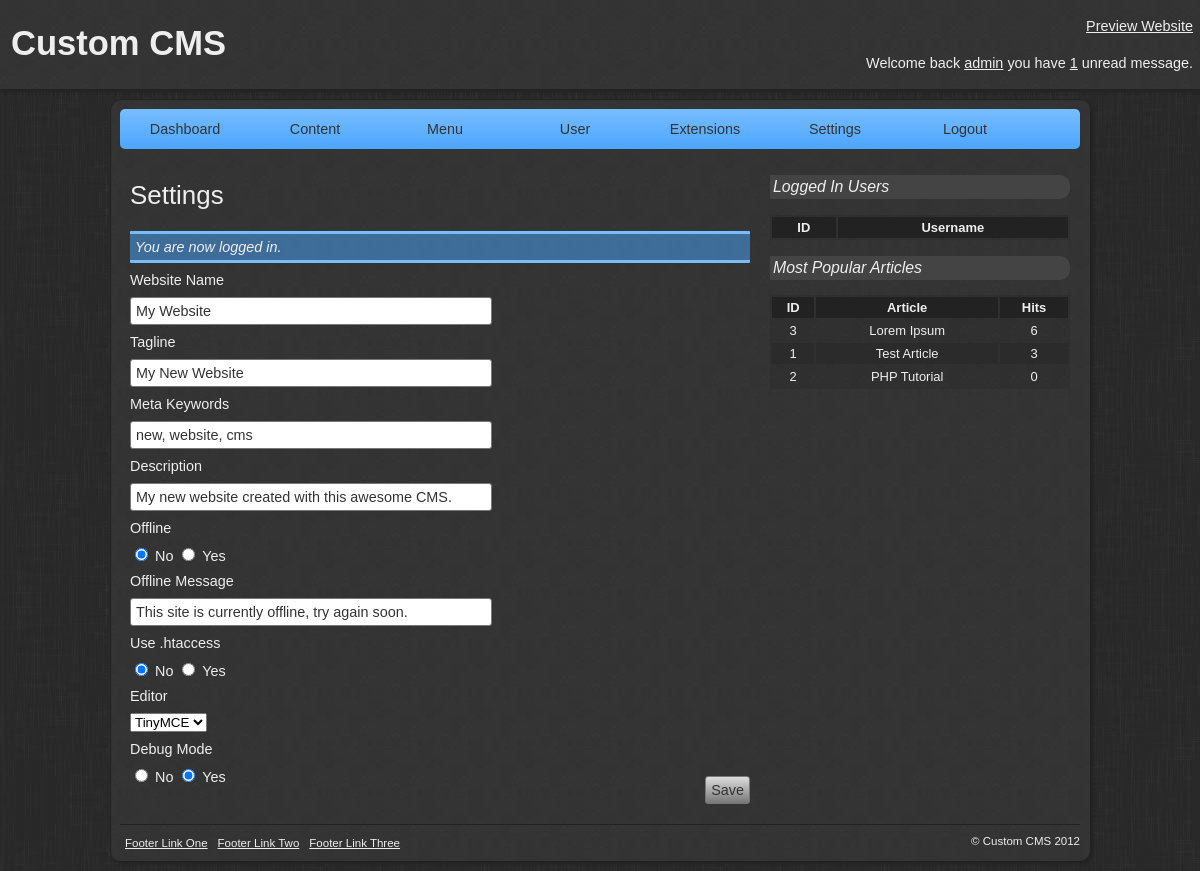
Page /admin/settings.php (signed in) on the committed database.
### tables this page shows
CREATE TABLE IF NOT EXISTS `tbl_settings` (
  `id` int(11) NOT NULL AUTO_INCREMENT,
  `website_name` varchar(100) NOT NULL,
  `tagline` varchar(100) NOT NULL,
  `keywords` varchar(255) NOT NULL,
  `description` varchar(255) NOT NULL,
  `offline` int(1) NOT NULL,
  `offline_message` varchar(255) NOT NULL,
  `editor` int(11) NOT NULL,
  `use_htaccess` int(1) NOT NULL,
  `debug_mode` int(1) NOT NULL,
  `date_modified` datetime NOT NULL,
  PRIMARY KEY (`id`)
);

CREATE TABLE IF NOT EXISTS `tbl_articles` (
  `id` int(11) NOT NULL AUTO_INCREMENT,
  `author` int(11) NOT NULL,
  `category` int(11) NOT NULL,
  `name` varchar(255) NOT NULL,
  `content` text NOT NULL,
  `keywords` varchar(100) NOT NULL,
  `description` varchar(100) NOT NULL,
  `hits` int(11) NOT NULL,
  `published` int(1) NOT NULL,
  `comments` int(1) NOT NULL,
  `date_modified` datetime NOT NULL,
  `date_created` datetime NOT NULL,
  PRIMARY KEY (`id`)
);

### library/core/mysql.php (called while the page is built, shortened)
<?php
class MySQL {
	private $connection;
	public function open_connection() {
		$this->connection = mysql_connect(DATABASE_SERVER, DATABASE_USERNAME, DATABASE_PASSWORD);
		if(!$this->connection) {
			die("MySQL connection failed: " . mysql_error());
		} else {
			$db_select = mysql_select_db(DATABASE_NAME, $this->connection);
		}
	}
	public function query($sql) {
		$result = mysql_query($sql, $this->connection);
		return $result;
	}
	public function fetch_array($result) {
		return mysql_fetch_array($result);
	}
}
$database = new MySQL();
?>

### library/core/core.php (called while the page is built, shortened)
<?php
class Core {
	protected static $table_name;
	public static function instantiate($record) {
		$object = new $class_name;
		foreach($record as $attribute => $value) {
			if($object->has_attribute($attribute)) {
				$object->$attribute = $value;
			}
		}
		return $object;
	}
	public static function find_all() {
		return static::find_by_sql("SELECT * FROM " . DATABASE_TBL_PREFIX . static::$table_name . " ORDER BY id ASC");
	}
	public static function find_by_id($id=0) {
		$result_array = static::find_by_sql("SELECT * FROM " . DATABASE_TBL_PREFIX . static::$table_name . " WHERE id={$id} LIMIT 1");
		return !empty($result_array) ? array_shift($result_array) : false;
	}
	public static function find_by_sql($sql="") {
		global $database;
		$result = $database->query($sql);
		$object_array = array();
		while($row = $database->fetch_array($result)) {
			$object_array[] = static::instantiate($row);
		}
		return $object_array;
	}
	private function has_attribute($attribute) {
		$object_vars = get_object_vars($this);
		return array_key_exists($attribute, $object_vars);
	}
}
?>

### library/core/setting.php (called while the page is built, shortened)
<?php
class Setting extends Core {
	public static function debug_mode() {
		if($setting = Setting::find_by_id(1)) {
			if($setting->debug_mode == 1) {
				ini_set('display_errors', true);
			} else {
				ini_set('display_errors', false);
			}
		} else {
			die('Could not retrieve settings.');
		}
	}
}
Setting::debug_mode();
?>

### library/load.php (called while the page is built, shortened)
<?php
if(DATABASE_TYPE == 'MySQL') {
	require_once(LIBRARY_PATH.'core'.DS.'mysql.php');
} elseif(DATABASE_TYPE == 'MySQLi') {
	require_once(LIBRARY_PATH.'core'.DS.'mysqli.php');
}
require_once(LIBRARY_PATH.DS.'core'.DS.'core.php');
require_once(LIBRARY_PATH.DS.'core'.DS.'setting.php');
require_once(LIBRARY_PATH.DS.'core'.DS.'article.php');
?>

### library/core/article.php (called while the page is built, shortened)
<?php
class Article extends Core {
	public static $table_name = 'articles';
	public static function most_popular($number = 3) {
		return static::find_by_sql("SELECT * FROM " . DATABASE_TBL_PREFIX . self::$table_name . " ORDER BY hits DESC LIMIT {$number}");
	}
}
?>

### admin/settings.php (the view, shortened to what this page needs)
<?php
require_once('../library/load.php');
$setting = Setting::find_by_id(1);
require(ADMIN_TEMPLATE.'header.php');
?>
<form action="settings.php" method="post">
	<label for="website_name" class="label">Website Name</label>
	<input type="text" name="website_name" id="website_name" class="textbox input" value="<?php echo $setting->website_name; ?>" />
	<label for="tagline" class="label">Tagline</label>
	<input type="text" name="tagline" id="tagline" class="textbox input" value="<?php echo $setting->tagline; ?>" />
	<label for="keywords" class="label">Meta Keywords</label>
	<input type="text" name="keywords" id="keywords" class="textbox input" value="<?php echo $setting->keywords; ?>" />
	<label for="description" class="label">Description</label>
	<input type="text" name="description" id="description" class="textbox input" value="<?php echo $setting->description; ?>" />
	<label for="offline" class="label">Offline</label>
	<?php
		if($setting->offline == 0) {
			$offline1 = ' checked';
			$offline2 = NULL;
		} else {
			$offline1 = NULL;
			$offline2 = ' checked';
		}
	?>
	<input type="radio" name="offline" id="offline1" class="radio input" value="0"<?php echo $offline1; ?> />
	<label for="offline1" class="radiolabel">No</label>
	<input type="radio" name="offline" id="offline2" class="radio input" value="1"<?php echo $offline2; ?> />
	<label for="offline2" class="radiolabel">Yes</label>
	<label for="offline_message" class="label">Offline Message</label>
	<input type="text" name="offline_message" id="offline_message" class="textbox input" value="<?php echo $setting->offline_message; ?>" />
	<label for="use_htaccess" class="label">Use .htaccess</label>
	<?php
		if($setting->use_htaccess == 0) {
			$use_htaccess1 = ' checked';
			$use_htaccess2 = NULL;
		} else {
			$use_htaccess1 = NULL;
			$use_htaccess2 = ' checked';
		}
	?>
	<input type="radio" name="use_htaccess" id="use_htaccess1" class="radio input" value="0"<?php echo $use_htaccess1; ?> />
	<label for="use_htaccess1" class="radiolabel">No</label>
	<input type="radio" name="use_htaccess" id="use_htaccess2" class="radio input" value="1"<?php echo $use_htaccess2; ?> />
	<label for="use_htaccess2" class="radiolabel">Yes</label>
	<label for="editor" class="label">Editor</label>
	<select name="editor" id="editor">
		<?php
			if($setting->editor == 0) {
				$selected = ' selected';
			} else {
				$selected = NULL;
			}
		?>
		<?php
			$editors = Editor::find_all();
			foreach($editors as $editor):
			if($setting->editor == $editor->id) {
				$selected = ' selected';
			} else {
				$selected = NULL;
			}
		?>
		<option value="<?php echo $editor->id; ?>"<?php echo $selected; ?>><?php echo $editor->name; ?></option>
		<?php endforeach; ?>
	</select>
	<label for="debug_mode" class="label">Debug Mode</label>
	<?php
		if($setting->debug_mode == 0) {
			$debug_mode1 = ' checked';
			$debug_mode2 = NULL;
		} else {
			$debug_mode1 = NULL;
			$debug_mode2 = ' checked';
		}
	?>
	<input type="radio" name="debug_mode" id="debug_mode1" class="radio input" value="0"<?php echo $debug_mode1; ?> />
	<label for="debug_mode1" class="radiolabel">No</label>
	<input type="radio" name="debug_mode" id="debug_mode2" class="radio input" value="1"<?php echo $debug_mode2; ?> />
	<label for="debug_mode2" class="radiolabel">Yes</label>
	<input type="submit" name="submit" class="button input" value="Save" />
</form>
<?php
require(ADMIN_TEMPLATE.'footer.php');
?>

### templates/admin/newdefault/footer.php
</div>
        <div class="sidebar">
        	<h3>Logged In Users</h3>
            <table class="sidebar-table">
            	<tr>
                    <th>ID</th>
                    <th>Username</th>
                </tr>
            </table>
            <h3>Most Popular Articles</h3>
			<table class="sidebar-table">
				<tr>
					<th>ID</th>
					<th>Article</th>
					<th>Hits</th>
				</tr>
				<?php
					$most_popular_articles = Article::most_popular();
					foreach($most_popular_articles as $mpa):
				?>
				<tr>
					<td><?php echo $mpa->id; ?></td>
					<td><?php echo $mpa->name; ?></td>
					<td><?php echo $mpa->hits; ?></td>
				</tr>
				<?php endforeach; ?>
			</table>
        </div>
        <div class="footer">
            <div class="footer-left">
                <ul>
                    <li><a href="#">Footer Link One</a></li>
                    <li><a href="#">Footer Link Two</a></li>
                    <li><a href="#">Footer Link Three</a></li>
                </ul>
            </div>
            <div class="footer-right">
                <p>&copy; Custom CMS 2012</p>
            </div>
        </div>
    </div>
</body>
</html>

### templates/admin/newdefault/css/style.css (style rules this page uses)
body { margin: 0; padding: 0; font: .9em Arial; background: url('../images/background.jpg') #222; }
.sidebar { width: 300px; float: left; padding: 10px; }
.sidebar h3 { font-size: 1.1em; background: #444; padding: 3px; border-radius: 1px 10px 10px 1px; font-weight: 500; font-style: italic; }
.sidebar-table { width: 100%; font-size: .9em; background: #2F2F2F; background: rgba(11, 11, 11, .1); }
.sidebar-table tr:nth-child(odd) { background: rgba(28, 28, 28, .2); }
.sidebar-table th { background: #222; padding: 3px; border-radius: 1px 1px 0px 0px; }
.sidebar-table td { text-align: center; padding: 3px; }
.footer { width: 960px; padding: 10px 0 0; margin: 10px auto 0px; overflow: hidden; color: #EEE; font-size: .8em; border-top: 1px solid #222; }
.footer-left { float: left; }
.footer-right { float: right; }
.footer p { margin: 0; padding: 0; }
.footer ul { overflow: hidden; text-align: center; list-style: none; margin: 0; padding: 0; }
.footer ul li { float: left; }
.footer ul li a, .footer ul li a:link, .footer ul li a:visited { color: #EEE; display: block; padding: 2px 5px; transition: linear all 0.5s; -moz-transition: linear all 0.5s; -webkit-transition: linear all 0.5s; }
.label { display: block; margin: 9px 0; }
.input { padding: 5px; font-size: 1em; border: 1px solid #777; border-radius: 3px; color: #333; transition: linear all 0.5s; -moz-transition: linear all 0.5s; -webkit-transition: linear all 0.5s; }
.textbox { width: 350px; }
.button { display: block; float: right; margin: 10px 0px 10px 10px; cursor: pointer; background: -moz-linear-gradient(0% 100% 90deg, #999, #DDD) #999; background: -webkit-gradient(linear, 50% 0%, 50% 100%, from(#DDD), to(#777)); }
.radio { border: none; }

### rows in the picture
tbl_settings: website_name "My Website", tagline "My New Website", keywords "new, website, cms", description "My new website created with this awesome CMS.", offline_message "This site is currently offline, try again soon."
tbl_articles: id "3", name "Lorem Ipsum", hits "6"
tbl_articles: id "1", name "Test Article", hits "3"
tbl_articles: id "2", name "PHP Tutorial", hits "0"

### other values in the picture
$_SESSION['user_username'] "admin"
Message::unread_messages($_SESSION['user_id']) "1"
$title "Settings"
$_SESSION['message'] "You are now logged in."
form field editor "TinyMCE"
